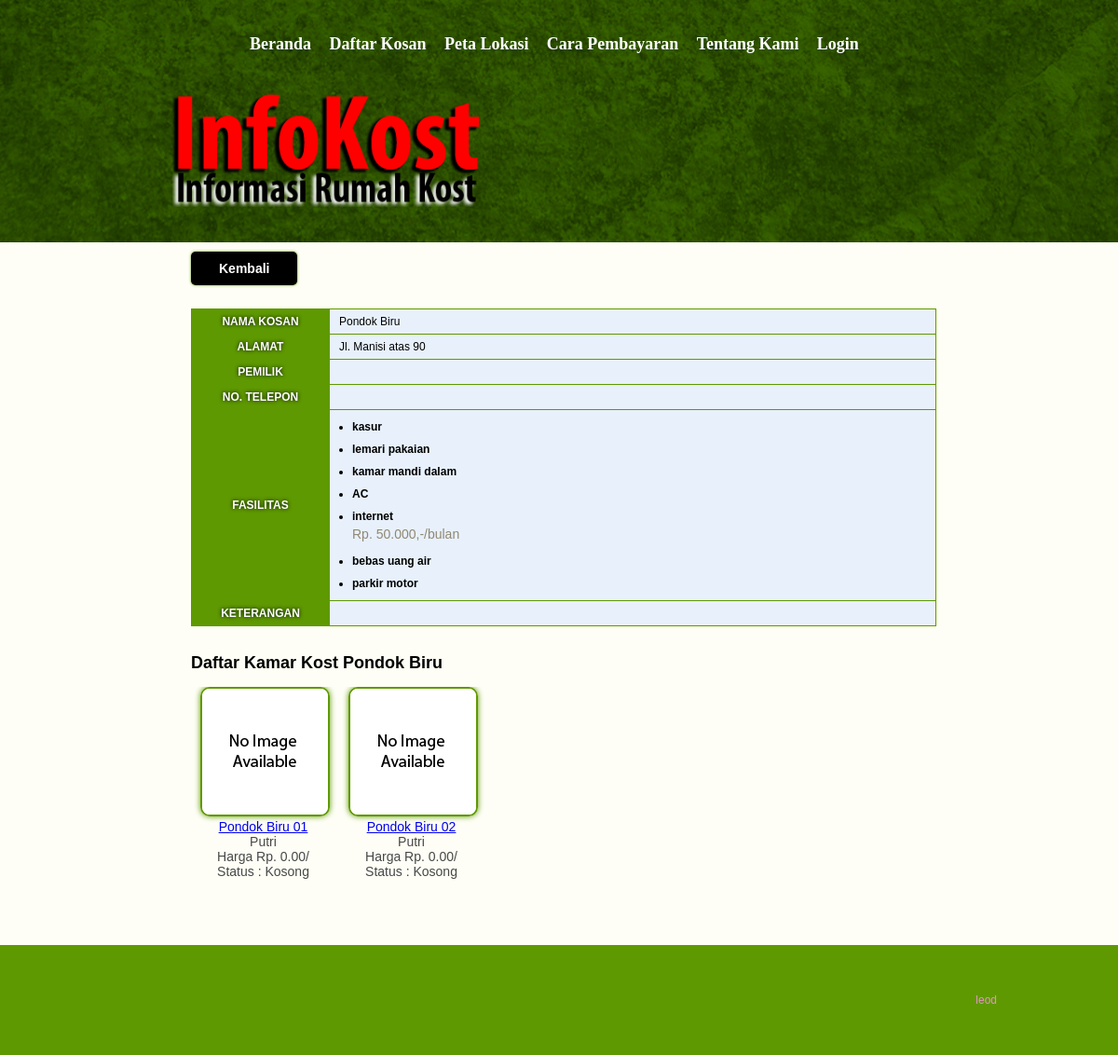
Page /?pages=detail_kost&id=21 on the committed database.
### tables this page shows
CREATE TABLE IF NOT EXISTS `kost` (
  `id` int(11) NOT NULL AUTO_INCREMENT,
  `nama` varchar(100) NOT NULL,
  `alamat` text NOT NULL,
  `pemilik_id` varchar(100) NOT NULL,
  `keterangan` text NOT NULL,
  `aktif` tinyint(1) NOT NULL DEFAULT '1',
  PRIMARY KEY (`id`)
);

CREATE TABLE IF NOT EXISTS `fasilitas` (
  `id` int(11) NOT NULL AUTO_INCREMENT,
  `nama` varchar(100) NOT NULL,
  `keterangan` text NOT NULL,
  PRIMARY KEY (`id`)
);

CREATE TABLE IF NOT EXISTS `kamar` (
  `id` int(11) NOT NULL AUTO_INCREMENT,
  `nama` varchar(100) NOT NULL,
  `jenis` enum('P','L') NOT NULL,
  `status` enum('kosong','isi') NOT NULL,
  `kost_id` int(11) NOT NULL,
  `keterangan` text NOT NULL,
  PRIMARY KEY (`id`)
);

### pages/detail_kost.php (the view, shortened to what this page needs)
<div class="gallery">
    <?php
    $profil = mysql_query("SELECT kost.*,pemilik.nama AS nama_pemilik, pemilik.no_hp FROM kost LEFT JOIN pemilik ON pemilik.id = kost.pemilik_id WHERE kost.id=$_GET[id]");
    $data_kost = mysql_fetch_array($profil);
    ?>
    <a href="?pages=kost" class="button-h2 cancel">Kembali</a>
    <div style="clear: both"></div>
    <div class="content-table">
        <table>
            <tr><th width="135px">Nama Kosan</th><td><?php echo $data_kost[nama] ?></td><tr>
            <tr><th>Alamat</th><td><?php echo $data_kost[alamat] ?></td><tr>
            <tr><th>Pemilik</th><td><?php echo $data_kost[nama_pemilik] ?></td><tr>
            <tr><th>No. Telepon</th><td><?php echo $data_kost[no_hp] ?></td><tr>
            <tr><th>Fasilitas</th><td>
                    <ul>
                        <?php
                        $fasilitas = mysql_query('SELECT fasilitas.* FROM fasilitas_kost LEFT JOIN fasilitas ON fasilitas.id = fasilitas_kost.fasilitas_id WHERE fasilitas_kost.kost_id=' . $_GET[id]);
                        while ($r_fasilitas = mysql_fetch_array($fasilitas)) {
                            echo '<li style="list-style: disc;margin:5px 10px 5px 14px;width:100%"><b>' . $r_fasilitas[nama] . '</b><br/>';
                            echo $r_fasilitas[keterangan] . '</li>';
                        }
                        ?>
                    </ul>
                </td><tr>
            <tr><th>Keterangan</th><td><?php echo $data_kost[keterangan] ?></td><tr>
        </table>
    </div>
    <h2>Daftar Kamar Kost <?php echo $data_kost[nama] ?></h2>
    <div>
        <ul>
            <?php
            $kamar = mysql_query("
                SELECT *,
                    (SELECT lokasi FROM gambar_kamar WHERE kamar_id = kamar.id ORDER BY RAND() LIMIT 1) AS gambar,
                    (SELECT harga FROM harga_kamar LEFT JOIN periode ON periode.id = harga_kamar.periode_id WHERE kamar_id = kamar.id AND periode.aktif = 1 ORDER BY harga_kamar.type DESC LIMIT 1) AS harga,
                    (SELECT type FROM harga_kamar LEFT JOIN periode ON periode.id = harga_kamar.periode_id WHERE kamar_id = kamar.id AND periode.aktif = 1 ORDER BY harga_kamar.type DESC LIMIT 1) AS type
                FROM kamar
                WHERE kost_id = $_GET[id]
            ");
            while ($r_kamar = mysql_fetch_array($kamar)) {
                ?>
                <li>
                    <a href="<?php echo '?pages=detail_kamar&id=' . $r_kamar['id'] ?>"><img src="
                        <?php
                        if (!empty($r_kamar['gambar'])) {
                            echo 'images/small_' . $r_kamar['gambar'];
                        } else {
                            echo 'images/na-135x135.jpg';
                        }
                        ?>
                                                                                            " alt="" /></a>
                    <span><a href="<?php echo '?pages=detail_kamar&id=' . $r_kamar['id'] ?>"><?php echo $r_kamar['nama'] ?><a> <br>
                                <?php
                                if ($r_kamar['jenis'] == 'L') {
                                    echo 'Putra';
                                } else {
                                    echo 'Putri';
                                }
                                echo '<br/>Harga Rp. ' . number_format($r_kamar['harga'], 2, '.', ',') . '/' . $r_kamar['type'].'<br/>';
                                echo 'Status : '.  ucwords($r_kamar['status'].'</span>');
                                ?>
                                </li>
                                <?php
                            }
                            ?>
                            </ul>
                            </div>
                            </div>
                            <link type="text/css" rel="stylesheet" href="css/global.css"/>

### index.php (shortened to what this page needs)
<?php
if (isset($_SESSION['member'])) {
    $aktif = true;
} else {
    $aktif = false;
}
?>
<!DOCTYPE html>
<html>
    <head>
        <link rel="stylesheet" type="text/css" href="css/style.css" media="all" />
        <link type="text/css" href="css/ui-lightness/jquery-ui-1.8.21.custom.css" rel="stylesheet" />
    </head>
    <body <?php
        if ($_GET['pages'] == 'maps') {
            echo 'onload="initMap()"';
        }
        ?>>
        <div id="header">
            <ul>
                <li <?php if ($_GET['pages'] == 'home' || empty($_GET['pages'])) echo 'class="selected"' ?>><a href="?pages=home">Beranda</a></li>
                <li <?php if ($_GET['pages'] == 'kost') echo 'class="selected"' ?>><a href="?pages=kost">Daftar Kosan</a></li>
                <li <?php if ($_GET['pages'] == 'maps') echo 'class="selected"' ?>><a href="?pages=maps">Peta Lokasi</a></li>
                <li <?php if ($_GET['pages'] == 'payment') echo 'class="selected"' ?>><a href="?pages=payment">Cara Pembayaran</a></li>
                <li <?php if ($_GET['pages'] == 'about') echo 'class="selected"' ?>><a href="?pages=about">Tentang Kami</a></li>
<?php if ($aktif) { ?>
                    <li <?php if ($_GET['pages'] == 'profile') echo 'class="selected"' ?>><a href="?pages=profile">Profil User</a></li>
                    <li><a href="action/logout.php">Logout</a></li>
                <?php } else { ?>
                    <li><a href="?pages=login">Login</a></li>
<?php } ?>
            </ul>
            <div class="logo">
                <a href="index.php"><img src="images/logo.png" alt="" /></a>
            </div>
        </div>
        <div id="body">
            <?php
            if (!empty($_GET['pages'])) {
                require_once 'pages/' . $_GET['pages'] . '.php';
            } else {
                require_once 'pages/home.php';
            }
            ?>
        </div>
        <div id="footer">
            <div>
                <p>leod</p>
            </div>
        </div>
    </body>
</html>

### css/style.css (style rules this page uses)
body { background: #5E9901; font-family: Arial, Helvetica, sans-serif; margin: 0; padding: 0; font-size: 12px; }
#header { background:#5E9901 url(../images/bg-header.jpg) repeat-x center top; margin: 0; padding: 0; overflow: hidden; min-width: 960px; }
#header ul { margin: 0 auto; overflow: hidden; padding: 31px 0 34px 0; text-align: center; min-width: 960px; }
#header ul li { display: inline-block; list-style: none; margin: 0 3px; padding: 0; }
#header ul li a { color: #fff; display: block; font-family: Times New Roman; font-size: 18px; font-weight: bold; height: 32px; line-height: 32px; margin: 0; padding: 0 10px 0 0; text-decoration: none; text-transform: capitalize; }
#header div { margin: 0 auto; padding: 0 0 35px 10px; width: 960px; }
#header div.logo a img { border: 0; margin-left: 60px; width: 330px; }
#body { background: #fefef6; margin: 0; padding: 0; min-width: 960px; }
#body p { color: #918873; font-size: 14px; line-height: 24px; margin: 0; padding: 0; text-align: justify; }
#body .content div div ul li img,#body .gallery div ul li img { border: 2px solid #5E9901; width: 135px; height:135px; border-radius: 10px; box-shadow: 0 0 6px #5E9901; }
#body .content div div ul li span,#body .gallery div ul li span { color: #474747; display: block; font-size: 14px; margin: 0; padding: 0; text-align: center; width: 135px; height: 40px; }
#body .gallery { margin: 0 auto; padding: 0; padding: 0 0 50px 10px; width: 800px; }
#body .gallery div { margin: 0; overflow: hidden; padding: 0 0 5px 0; }
#body .gallery div ul { float: left; margin: 0; overflow: hidden; padding: 0; }
#body .gallery div ul li { float: left; list-style: none; margin: 0 10px 40px; padding: 0; }
#body .gallery div img { border: 0; width: 456px; height: 447px; border: 2px solid #5E9901; border-radius: 20px; box-shadow: 0 0 10px #5E9901; }
#footer { background: #5E9901; margin: 0; padding: 40px 0; }
#footer div { margin: 0 auto; overflow: hidden; padding: 0; width: 940px; }
#footer div p { color: #e794c6; float: right; font-size: 12px; }
.content-table table { border-width: 1px; border-style: solid; border-color:#5E9901; border-collapse: collapse; margin: 10px 0px; background:#e8f1fb; width: 100%; }
.content-table th { color:#FFFFFF; font-weight:bolder; text-transform: uppercase; text-align: center; padding: 0.5em; border:1px solid #5E9901; border-collapse: collapse; background: #5E9901; text-shadow:#000 0px 0px 4px; }
.content-table td { padding: 0.5em; vertical-align: middle; border:#5E9901 solid 1px; border-collapse: collapse; background:none; padding-left:10px; }
.button-h2 { padding: 10px 30px; display: block; background-color: #5E9901; text-decoration: none; color: #FFF; border-radius: 5px; -moz-border-radius: 5px; -webkit-border-radius: 5px; box-shadow: 0 0 3px #5E9901; font-size: 20px; font-weight: bold; text-align: center; margin: 10px 20px 10px 0; float: left; font-size: 14px; }
.cancel { background-color:#000; }

### rows in the picture
kost: nama "Pondok Biru", alamat "Jl. Manisi atas 90"
fasilitas: nama "kasur"
fasilitas: nama "lemari pakaian"
fasilitas: nama "kamar mandi dalam"
fasilitas: nama "AC"
fasilitas: nama "internet", keterangan "Rp. 50.000,-/bulan"
fasilitas: nama "bebas uang air"
fasilitas: nama "parkir motor"
kamar: nama "Pondok Biru 01", jenis "Putri", harga "0.00", status "Kosong"
kamar: nama "Pondok Biru 02", jenis "Putri", harga "0.00", status "Kosong"
